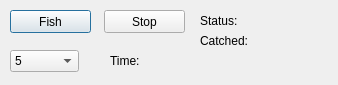
<?xml version="1.0" encoding="UTF-8"?>
<ui version="4.0">
 <class>Window</class>
 <widget class="QDialog" name="Window">
  <property name="geometry">
   <rect>
    <x>0</x>
    <y>0</y>
    <width>338</width>
    <height>85</height>
   </rect>
  </property>
  <property name="contextMenuPolicy">
   <enum>Qt::NoContextMenu</enum>
  </property>
  <property name="acceptDrops">
   <bool>false</bool>
  </property>
  <property name="windowTitle">
   <string>Fishit</string>
  </property>
  <widget class="QPushButton" name="fish_button">
   <property name="geometry">
    <rect>
     <x>10</x>
     <y>10</y>
     <width>81</width>
     <height>23</height>
    </rect>
   </property>
   <property name="text">
    <string>Fish</string>
   </property>
  </widget>
  <widget class="QPushButton" name="stop_button">
   <property name="geometry">
    <rect>
     <x>104</x>
     <y>10</y>
     <width>81</width>
     <height>23</height>
    </rect>
   </property>
   <property name="text">
    <string>Stop</string>
   </property>
  </widget>
  <widget class="QLabel" name="status_label">
   <property name="geometry">
    <rect>
     <x>200</x>
     <y>10</y>
     <width>41</width>
     <height>21</height>
    </rect>
   </property>
   <property name="text">
    <string>Status:</string>
   </property>
  </widget>
  <widget class="QLabel" name="status_edit">
   <property name="geometry">
    <rect>
     <x>250</x>
     <y>10</y>
     <width>71</width>
     <height>21</height>
    </rect>
   </property>
   <property name="text">
    <string/>
   </property>
  </widget>
  <widget class="QLabel" name="time_label">
   <property name="geometry">
    <rect>
     <x>110</x>
     <y>50</y>
     <width>41</width>
     <height>21</height>
    </rect>
   </property>
   <property name="text">
    <string>Time:</string>
   </property>
  </widget>
  <widget class="QLabel" name="time_edit">
   <property name="geometry">
    <rect>
     <x>150</x>
     <y>50</y>
     <width>91</width>
     <height>21</height>
    </rect>
   </property>
   <property name="text">
    <string/>
   </property>
  </widget>
  <widget class="QLabel" name="catched_edit">
   <property name="geometry">
    <rect>
     <x>250</x>
     <y>30</y>
     <width>71</width>
     <height>21</height>
    </rect>
   </property>
   <property name="text">
    <string/>
   </property>
  </widget>
  <widget class="QLabel" name="catched_label">
   <property name="geometry">
    <rect>
     <x>200</x>
     <y>30</y>
     <width>51</width>
     <height>21</height>
    </rect>
   </property>
   <property name="text">
    <string>Catched:</string>
   </property>
  </widget>
  <widget class="QComboBox" name="duration">
   <property name="geometry">
    <rect>
     <x>10</x>
     <y>50</y>
     <width>69</width>
     <height>22</height>
    </rect>
   </property>
   <item>
    <property name="text">
     <string>5</string>
    </property>
   </item>
   <item>
    <property name="text">
     <string>10</string>
    </property>
   </item>
   <item>
    <property name="text">
     <string>15</string>
    </property>
   </item>
   <item>
    <property name="text">
     <string>20</string>
    </property>
   </item>
   <item>
    <property name="text">
     <string>25</string>
    </property>
   </item>
   <item>
    <property name="text">
     <string>30</string>
    </property>
   </item>
   <item>
    <property name="text">
     <string>45</string>
    </property>
   </item>
   <item>
    <property name="text">
     <string>60</string>
    </property>
   </item>
   <item>
    <property name="text">
     <string>120</string>
    </property>
   </item>
   <item>
    <property name="text">
     <string>180</string>
    </property>
   </item>
  </widget>
  <widget class="QLabel" name="stoppedLabel">
   <property name="geometry">
    <rect>
     <x>280</x>
     <y>60</y>
     <width>47</width>
     <height>13</height>
    </rect>
   </property>
   <property name="text">
    <string/>
   </property>
  </widget>
 </widget>
 <resources/>
 <connections/>
</ui>
